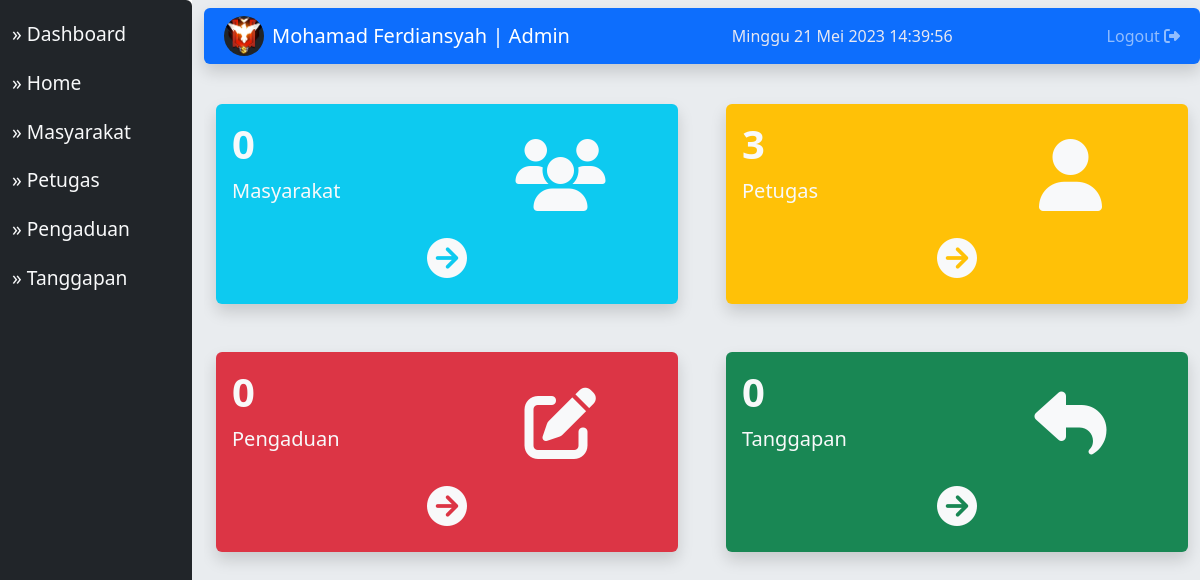
Screenshot of /index.php?module=dashboard (signed in) with the database file from the repository.
### tables this page shows
CREATE TABLE `module` (
  `id_modul` int(11) NOT NULL,
  `nama_modul` varchar(50) NOT NULL,
  `link` varchar(100) NOT NULL,
  `static_content` text NOT NULL,
  `gambar` varchar(100) NOT NULL,
  `publish` enum('Y','N') NOT NULL,
  `status` enum('Petugas','Admin','Masyarakat','All') NOT NULL,
  `aktif` enum('Y','N') NOT NULL,
  `urutan` int(8) NOT NULL,
  `link_seo` varchar(100) NOT NULL
);

CREATE TABLE `petugas` (
  `id_petugas` int(11) NOT NULL,
  `nama_petugas` varchar(35) NOT NULL,
  `username` varchar(25) NOT NULL,
  `password` varchar(32) NOT NULL,
  `telp` varchar(13) NOT NULL,
  `level` enum('Admin','Petugas') NOT NULL,
  `foto_petugas` varchar(255) NOT NULL
);

### menu.php (the view, shortened to what this page needs)
<?php
include "src/config/connect.php";
if ($_SESSION['level'] == 'Admin') {
    $sql = mysqli_query($conn, "SELECT * FROM module WHERE (status='Admin' OR status='Petugas' OR status='All') AND aktif='Y' ORDER BY urutan");
} else if ($_SESSION['level'] == 'Petugas') {
    $sql = mysqli_query($conn, "SELECT * FROM module WHERE (status='Petugas' OR status='All') AND aktif='Y' ORDER BY urutan");
} else if ($_SESSION['level'] == 'Masyarakat') {
    $sql = mysqli_query($conn, "SELECT * FROM module WHERE (status='Masyarakat' OR status='All') AND aktif='Y' ORDER BY urutan");
}
while ($m = mysqli_fetch_array($sql)) {
    echo "<a style='text-decoration: none; color: inherit; display: block; margin: 20px 0px; font-size: 1.2rem;' href='$m[link]'>&#187; $m[nama_modul]</a>";
}

### index.php (shortened to what this page needs)
<?php
include "src/config/connect.php";
$level = $_SESSION['level'];
if ($level == "Masyarakat") {
    $nama = $_SESSION['nama'];
    $nik = $_SESSION['nik'];
} elseif ($level == "Admin" || $level == "Petugas") {
    $nama_petugas = $_SESSION['nama_petugas'];
    $id_petugas = $_SESSION['id_petugas'];
}
if ($level == "Masyarakat") {
    $query = mysqli_query($conn, "SELECT foto_masyarakat FROM masyarakat WHERE nik = '$nik'");
    if (mysqli_num_rows($query) > 0) {
        while ($result = mysqli_fetch_array($query)) {
            $foto_masyarakat = $result['foto_masyarakat'];
        }
    }
} else if ($level == "Admin" || $level == "Petugas") {
    $query = mysqli_query($conn, "SELECT foto_petugas FROM petugas WHERE id_petugas = '$id_petugas'");
    if (mysqli_num_rows($query) > 0) {
        while ($result = mysqli_fetch_array($query)) {
            $foto_petugas = $result['foto_petugas'];
        }
    }
}
?>
<!DOCTYPE html>
<html lang="en">
<head>
    <link rel="stylesheet" href="https://cdnjs.cloudflare.com/ajax/libs/font-awesome/6.4.0/css/all.min.css" />
    <link rel="stylesheet" href="src/assets/bootstrap/css/bootstrap.min.css">
    <link rel="stylesheet" href="src/assets/style/dashboard/style.css">
</head>
<body>
    <div class="wrapper">
        <div class="row">
            <div class="col-md-2 menu-side bg-dark text-light px-4 rounded">
                <?php include "menu.php" ?>
            </div>
            <div class="col-md-10 bg-body-secondary">
                <nav class="navbar navbar-expand-lg bg-primary navbar-dark shadow rounded mt-2">
                    <div class="container-fluid">
                        <?php if ($level == "Masyarakat") : ?>
                            <img width="40" height="40" class="bg-dark rounded-circle mx-2" src="src/account/img/<?= $foto_masyarakat ?>" alt="">
                            <a class="navbar-brand" href="?module=account"><?= $nama ?> | <?= $level ?></a>
                        <?php elseif ($level == "Admin" || $level == "Petugas") : ?>
                            <img width="40" height="40" class="bg-dark rounded-circle mx-2" src="src/account/img/<?= $foto_petugas ?>" alt="">
                            <a class="navbar-brand" href="?module=account"><?= $nama_petugas ?> | <?= $level ?></a>
                        <?php endif; ?>
                        <div class="collapse navbar-collapse" id="navbarSupportedContent">
                            <ul class="navbar-nav ms-auto mb-2 mb-lg-0">
                                <li class="nav-item">
                                    <?php include "clock.php" ?>
                                </li>
                            </ul>
                            <ul class="navbar-nav ms-auto mb-2 mb-lg-0">
                                <li class="nav-item">
                                    <a class="nav-link" href="logout.php">Logout <i class="fa-solid fa-right-from-bracket"></i></a>
                                </li>
                            </ul>
                        </div>
                    </div>
                </nav>
                <div class="content-side mt-3">
                    <div id="content">
                    </div>
                </div>
            </div>
        </div>
    </div>
</body>
</html>

### src/assets/style/dashboard/style.css (style rules this page uses)
body, * { padding: 0; margin: 0; font-family: "Segoe UI", Tahoma, Geneva, Verdana, sans-serif; }
.wrapper { overflow-x: hidden; }
.menu-side { height: 100vh; }
a { text-decoration: none; color: inherit; }

### rows the page displays
module: nama_modul "Dashboard"
module: nama_modul "Home"
module: nama_modul "Masyarakat"
module: nama_modul "Petugas"
module: nama_modul "Pengaduan"
module: nama_modul "Tanggapan"
petugas: foto_petugas (picture)

### other values shown
$nama_petugas "Mohamad Ferdiansyah"
$level "Admin"
$masyarakat "0"
$petugas "3"
$pengaduan "0"
$tanggapan "0"
